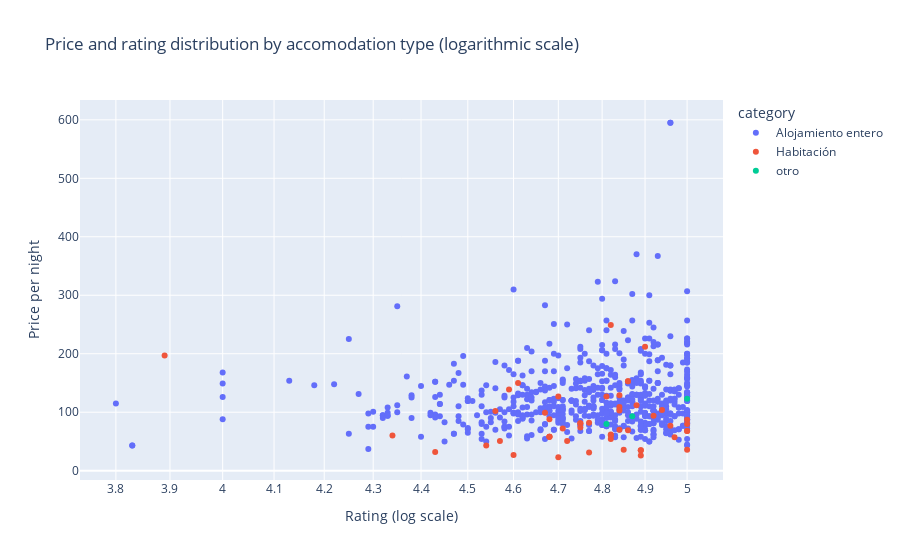

Notebook source saved alongside this figure:
### Markdown cell above
### <a id='toc8_4_2_'></a>[Price and rating distribution by accomodation type (logaritmic scale)](#toc0_)

### Code cell
price_rating_distr_log = px.scatter(
    data_frame=airbnb_data,
    x="rating",
    y="price_per_night",
    log_x=True,
    color="category",
    title="Price and rating distribution by accomodation type (logarithmic scale)",
    labels={"rating": "Rating (log scale)", "price_per_night": "Price per night"},
)
price_rating_distr_log.write_html(FIG_DIR / "price_rating_distr_log.html")
price_rating_distr_log.write_image(FIG_DIR / "price_rating_distr_log.png")

price_rating_distr_log.show()

### Figure 1 — Plotly figure (JSON) as saved in the notebook; plotly's stock layout.template omitted (floating-point values rounded to 4 significant figures; data arrays with more than 128 entries replaced by an {"elided": "..."} marker saying what was removed)
{"data": [{"hovertemplate": "category=Alojamiento entero<br>Rating (log scale)=%{x}<br>Price per night=%{y}<extra></extra>", "legendgroup": "Alojamiento entero", "marker": {"color": "#636efa", "symbol": "circle"}, "mode": "markers", "name": "Alojamiento entero", "orientation": "v", "showlegend": true, "type": "scatter", "x": {"elided": "688 float values"}, "xaxis": "x", "y": {"elided": "688 int values"}, "yaxis": "y"}, {"hovertemplate": "category=Habitación<br>Rating (log scale)=%{x}<br>Price per night=%{y}<extra></extra>", "legendgroup": "Habitación", "marker": {"color": "#EF553B", "symbol": "circle"}, "mode": "markers", "name": "Habitación", "orientation": "v", "showlegend": true, "type": "scatter", "x": [5, 0, 0, 0, 4.82, 4.57, 4.82, 4.82, 4.9, 4.7, 4.6, 4.75, 4.68, 4.86, 4.75, 4.86, 4.96, 0, 4.82, 4.68, 4.72, 4.68, 4.86, 0, 4.89, 4.89, 4.97, 4.84, 0, 4.77, 4.71, 4.75, 0, 4.81, 4.89, 5, 4.54, 4.85, 4.84, 4.59, 0, 4.43, 4.56, 5, 4.67, 0, 4.84, 4.92, 5, 4.34, 4.7, 3.89, 4.77, 4.88, 4.84, 4.68, 5, 4.61, 4.94], "xaxis": "x", "y": [36, 31, 45, 42, 60, 51, 249, 54, 212, 23, 27, 81, 58, 153, 81, 153, 77, 54, 62, 58, 51, 58, 69, 78, 35, 35, 57, 129, 57, 31, 72, 74, 84, 127, 26, 87, 43, 36, 109, 139, 45, 32, 102, 80, 99, 47, 70, 94, 68, 60, 127, 197, 82, 112, 103, 88, 68, 150, 104], "yaxis": "y"}, {"hovertemplate": "category=otro<br>Rating (log scale)=%{x}<br>Price per night=%{y}<extra></extra>", "legendgroup": "otro", "marker": {"color": "#00cc96", "symbol": "circle"}, "mode": "markers", "name": "otro", "orientation": "v", "showlegend": true, "type": "scatter", "x": [0, 0, 0, 4.87, 4.81, 5], "xaxis": "x", "y": [57, 113, 113, 93, 80, 123], "yaxis": "y"}], "layout": {"legend": {"title": {"text": "category"}, "tracegroupgap": 0}, "title": {"text": "Price and rating distribution by accomodation type (logarithmic scale)"}, "xaxis": {"anchor": "y", "domain": [0, 1], "title": {"text": "Rating (log scale)"}, "type": "log"}, "yaxis": {"anchor": "x", "domain": [0, 1], "title": {"text": "Price per night"}}}}
